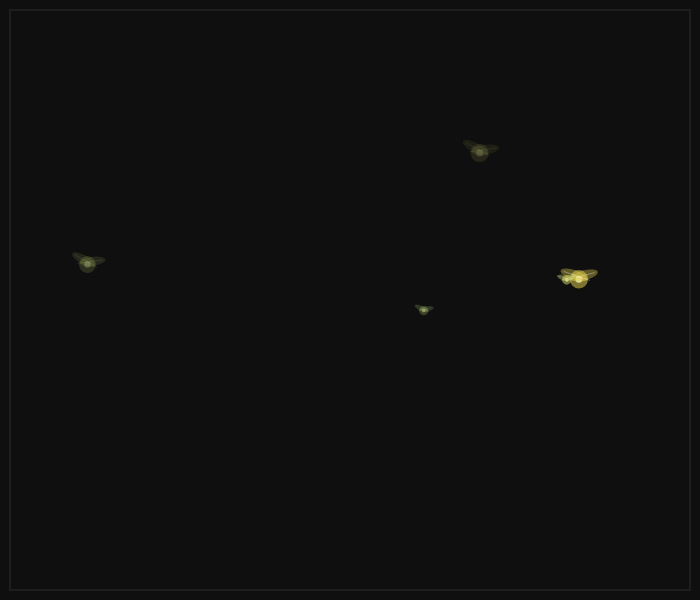
Frame 1 (no input)
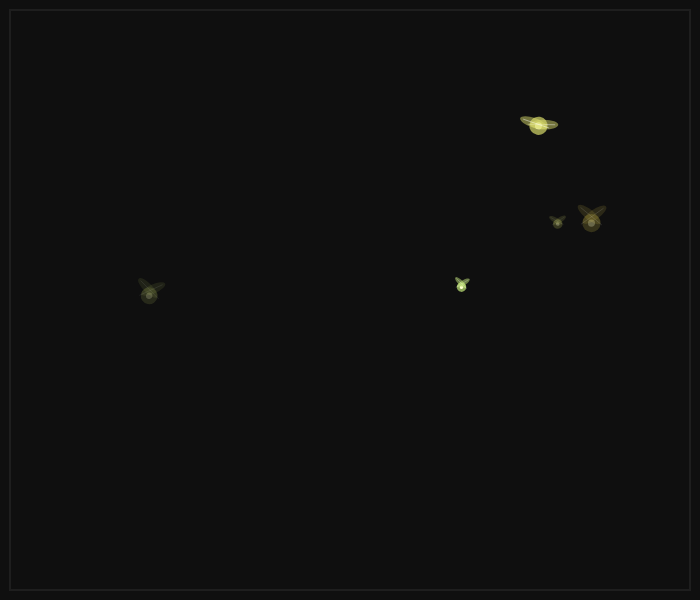
Frame 60 (no input)
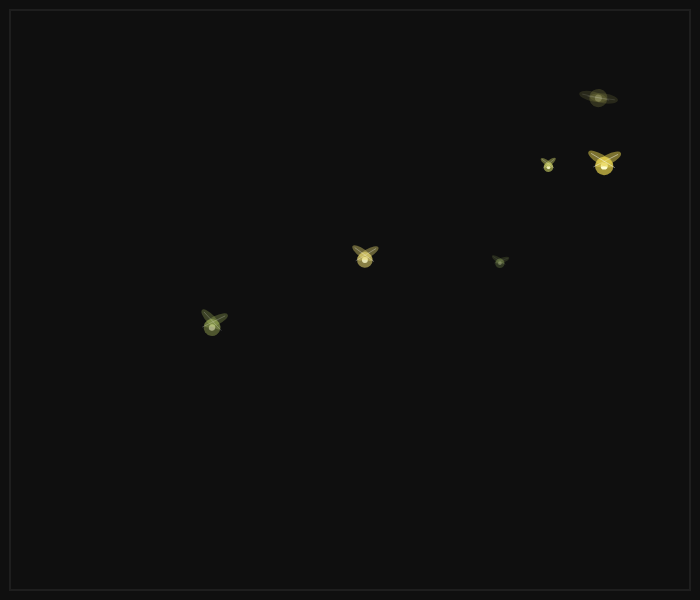
Frame 120 (the mouse pressed at the canvas centre since frame 60)

The p5.js sketch that drew these frames (run headless with seeded random() and noise() and a simulated clock; from frame 60 on, the mouse is pressed at the canvas centre):

// p5.js sketch
// ── sketch.js
// Array to store the fireflies
let fireflies = [];

function setup() {
  createCanvas(700, 600);
  
  // Start with a small initial group of fireflies
  for (let i = 0; i < 5; i++) {
    spawnFirefly(random(50, width - 50), random(50, height - 50));
  }
}

function draw() {
  ffDrawBackground();

  // Update and display every firefly 
  for (let i = 0; i < fireflies.length; i++) {
    let f = fireflies[i];

    // Vector Bounce Behavior 
    f.x += f.speedX;
    f.y += f.speedY;

    if (f.x < 30 || f.x > width - 30) {
      f.speedX = -f.speedX;
    }
    if (f.y < 30 || f.y > height - 30) {
      f.speedY = -f.speedY;
    }

    // flapping calculation for each firefly
    let flapVal = sin(frameCount * f.flapspeed) * 18;

    // random glow calculation
    let glowVal = map(sin(frameCount * f.glowSpeed + f.glowOffset), -1, 1, 40, 255);

    // Draw either Type A or Type B parent creature based on its type property
    if (f.type === 0) {
      ffFireflyA(f.x, f.y, f.speedX * 10, f.scaleFactor, flapVal, glowVal, f.col);
    } else {
      ffFireflyB(f.x, f.y, f.speedX * 10, f.scaleFactor, flapVal, glowVal, f.col);
    }
  }
}

// Function to handle spawning a new firefly when clicked
function mousePressed() {
  if (mouseX >= 0 && mouseX <= width && mouseY >= 0 && mouseY <= height) {
    spawnFirefly(mouseX, mouseY);
  }
}

function spawnFirefly(startX, startY) {
  let f = {
    x: startX,
    y: startY,
    speedX: random(-2, 2),
    speedY: random(-1.5, 1.5),
    scaleFactor: random(0.3, 0.8),
    flapspeed: random(0.08, 0.2),
    glowSpeed: random(0.03, 0.1),     
    glowOffset: random(100),          
    type: floor(random(2)),           // Randomly picks 0 (Type A) or 1 (Type B)
    col: color(random(190, 250), random(200, 230), random(60, 120))
  };
  fireflies.push(f);
}



// CUSTOM FUNCTIONS WITHOUT ARGUMENTS

function ffDrawBackground() {
  // Blank background with a subtle border frame
  background(15);
  stroke(30);
  strokeWeight(2);
  noFill();
  rect(10, 10, width - 20, height - 20);
}

// PARENT FUNCTIONS WITH ARGUMENTS (2 Variations)

// Parent Variation A: Standard Firefly (Core + Wings)
function ffFireflyA(lx, ly, rot, sc, flapVal, glowVal, k) {
  push();
  translate(lx, ly);
  rotate(radians(rot));
  scale(sc);
  
  ffCore(0, 0, 0, 1, glowVal, k);                  
  ffWing(-12, 0, -20, 1, flapVal, glowVal, k);       
  ffWing(12, 0, 20, -1, -flapVal, glowVal, k);        
  
  pop();
}

// Parent Variation B: Antennae Firefly (Different child composition!)
function ffFireflyB(lx, ly, rot, sc, flapVal, glowVal, k) {
  push();
  translate(lx, ly);
  rotate(radians(rot));
  scale(sc);
  
  ffCore(0, 0, 0, 1, glowVal, k);                  
  ffWing(-12, 0, -20, 1, flapVal, glowVal, k);       
  ffWing(12, 0, 20, -1, -flapVal, glowVal, k);
  
  // Unique child components for Variation B
  ffAntenna(-8, -10, -45, 1, glowVal, k);
  ffAntenna(8, -10, 45, -1, glowVal, k);
  
  pop();
}

// CHILD FUNCTIONS WITH ARGUMENTS

function ffCore(lx, ly, rot, sc, glowVal, k) {
  push();
  translate(lx, ly);
  rotate(radians(rot));
  scale(sc);
  
  noStroke();
  fill(red(k), green(k), blue(k), glowVal * 0.7);
  ellipse(0, 0, 26, 26);
  
  fill(255, 255, 210, glowVal);
  ellipse(0, 0, 10, 10);
  
  pop();
}

function ffWing(lx, ly, rot, sc, flapAmount, glowVal, k) {
  push();
  translate(lx, ly);
  rotate(radians(rot + flapAmount));
  scale(sc);
  
  fill(red(k), green(k), blue(k), glowVal * 0.5);
  noStroke();
  ellipse(20, 0, 40, 14);
  
  stroke(255, glowVal * 0.6);
  strokeWeight(1);
  line(-3, 0, 35, 0);
  
  pop();
}

function ffAntenna(lx, ly, rot, sc, glowVal, k) {
  push();
  translate(lx, ly);
  rotate(radians(rot));
  scale(sc);
  
  // Small antenna child component
  stroke(255, glowVal * 0.5);
  strokeWeight(1.5);
  line(0, 0, 0, -15);
  
  noStroke();
  fill(255, glowVal * 0.8);
  ellipse(0, -15, 4, 4);
  
  pop();
}
